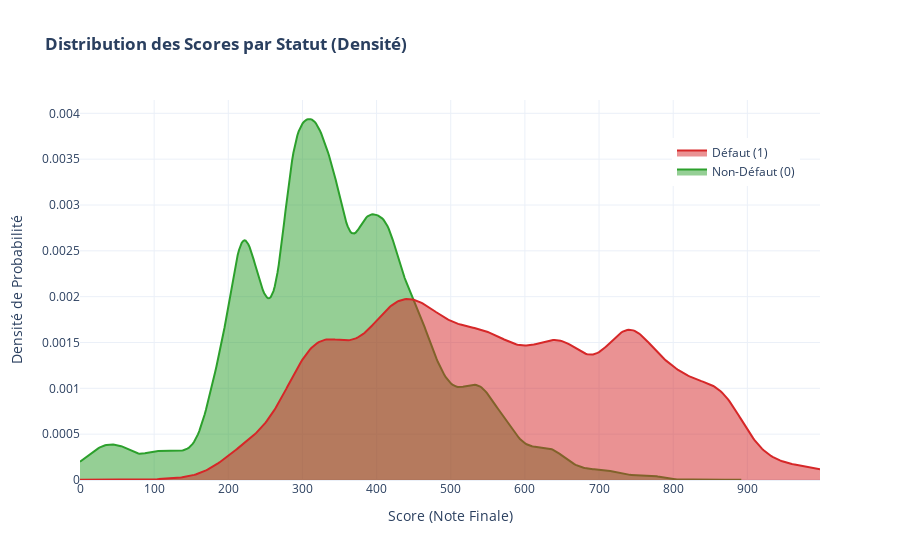

Notebook cell for this chart:
### Markdown cell above
#### <span style="color:orange"> Performance des scores </span>

### Code cell
# Séparation des distributions
# Groupe "Non-Défaut" (0) et Groupe "Défaut" (1)
x0 = df_scores[df_scores['loan_status'] == 0]['Note_Finale']
x1 = df_scores[df_scores['loan_status'] == 1]['Note_Finale']

# 3. Création du graphique de densité (KDE Plot)
# Nous utilisons create_distplot de figure_factory qui est parfait pour ça
hist_data = [x0, x1]
group_labels = ['Non-Défaut (0)', 'Défaut (1)']
colors = ['#2ca02c', '#d62728']  # Vert pour Non-Défaut, Rouge pour Défaut

# Graphique
fig = ff.create_distplot(
    hist_data, 
    group_labels, 
    show_hist=False, 
    show_rug=False, 
    colors=colors,
    curve_type='kde' 
)

# 4. Mise en forme
fig.update_layout(
    title='<b>Distribution des Scores par Statut (Densité)</b>',
    xaxis_title='Score (Note Finale)',
    yaxis_title='Densité de Probabilité',
    template='plotly_white',
    legend=dict(x=0.8, y=0.9),
    xaxis=dict(showgrid=True),
    yaxis=dict(showgrid=True)
)

# Ajout d'une zone d'ombre sous les courbes pour l'esthétique
fig.update_traces(fill='tozeroy', selector=dict(type='scatter'))

fig.show()

### Figure 1 — Plotly figure (JSON) as saved in the notebook; plotly's stock layout.template omitted (floating-point values rounded to 4 significant figures; data arrays with more than 128 entries replaced by an {"elided": "..."} marker saying what was removed)
{"data": [{"fill": "tozeroy", "legendgroup": "Non-Défaut (0)", "marker": {"color": "#2ca02c"}, "mode": "lines", "name": "Non-Défaut (0)", "showlegend": true, "type": "scatter", "x": {"elided": "500 float values"}, "xaxis": "x", "y": {"elided": "500 float values"}, "yaxis": "y"}, {"fill": "tozeroy", "legendgroup": "Défaut (1)", "marker": {"color": "#d62728"}, "mode": "lines", "name": "Défaut (1)", "showlegend": true, "type": "scatter", "x": {"elided": "500 int values"}, "xaxis": "x", "y": {"elided": "500 float values"}, "yaxis": "y"}], "layout": {"barmode": "overlay", "hovermode": "closest", "legend": {"traceorder": "reversed", "x": 0.8, "y": 0.9}, "title": {"text": "<b>Distribution des Scores par Statut (Densité)</b>"}, "xaxis": {"anchor": "y2", "domain": [0, 1], "showgrid": true, "title": {"text": "Score (Note Finale)"}, "zeroline": false}, "yaxis": {"anchor": "free", "domain": [0, 1], "position": 0, "showgrid": true, "title": {"text": "Densité de Probabilité"}}}}
